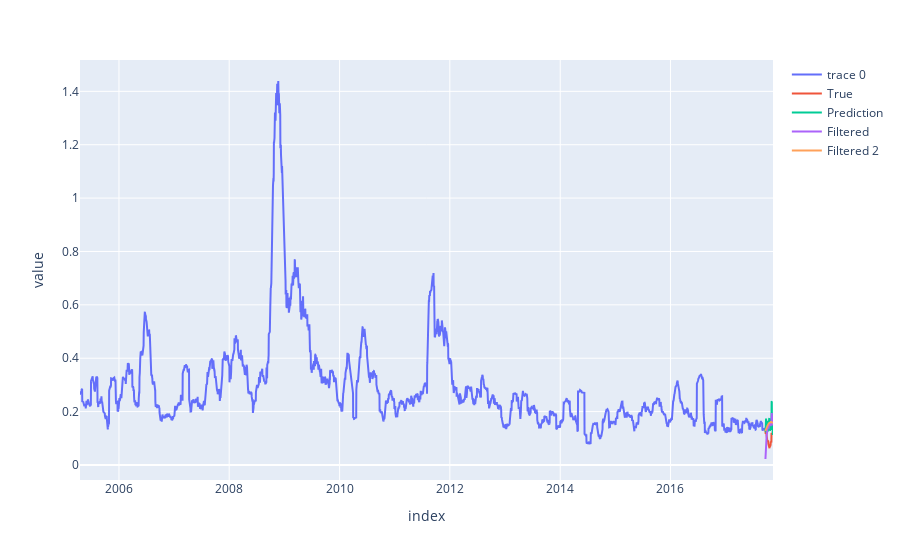

The notebook cell this image was saved under:
### Code cell
from scipy.signal import savgol_filter

steps_param = len(df_test)

# Define the forecaster
forecaster = ForecasterAutoregMultiVariate(
    # Add the sklearn regressor and lags
    regressor = DecisionTreeRegressor(random_state = 123),
    level              = 'sigma_30',
    lags               = 7,
    steps              = steps_param,
    transformer_series = None,
    transformer_exog   = None,
    weight_func        = None
)

# Fit the model using train data
forecaster.fit(df_train[['sigma_30', 'log_rtn', 'intraday_log_rtn']])

# Predict the test period
predicted_test = forecaster.predict(steps = steps_param)

print(predicted_test)
df_test['Predicted'] = predicted_test.values



##### Kalman filter
x_est = 0
P = 1
# Kalman filter parameters
A = 1  # State transition matrix
H = 1  # Measurement matrix
Q = 1  # Process noise covariance
R = 10  # Measurement noise covariance

# Storage for filtered values
filtered_values = []

# Apply Kalman filter
for z in df_test['Predicted']:
    # Prediction
    x_pred = A * x_est
    P_pred = A * P * A + Q
    
    # Update
    K = P_pred * H / (H * P_pred * H + R)
    x_est = x_pred + K * (z - H * x_pred)
    P = (1 - K * H) * P_pred
    
    # Store filtered value
    filtered_values.append(x_est)

# Add filtered values to DataFrame
df_test['filtered'] = filtered_values



####### Savgol Filter


print(df_test['Predicted'].values)

yy = savgol_filter(df_test['Predicted'].values, steps_param, 2)
df_test['filtered2'] = yy


####### Plot


fig = px.line({})
fig.add_scatter(x = df_train.index, y = df_train['sigma_30'] )
fig.add_scatter(x = df_test.index, y = df_test['sigma_30'], name='True' )
fig.add_scatter(x = df_test.index, y = df_test['Predicted'], name='Prediction' )
fig.add_scatter(x = df_test.index, y = df_test['filtered'], name='Filtered' )
fig.add_scatter(x = df_test.index, y = df_test['filtered2'], name='Filtered 2' )

fig.show()

df_test
